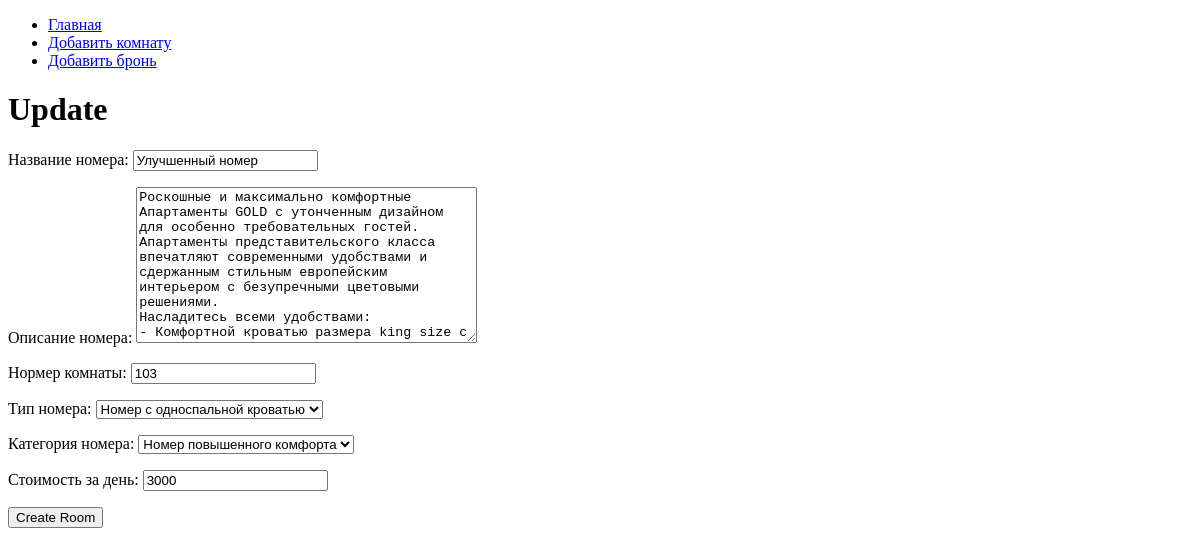
Page /hotel/4/update/ on the earlier database version.
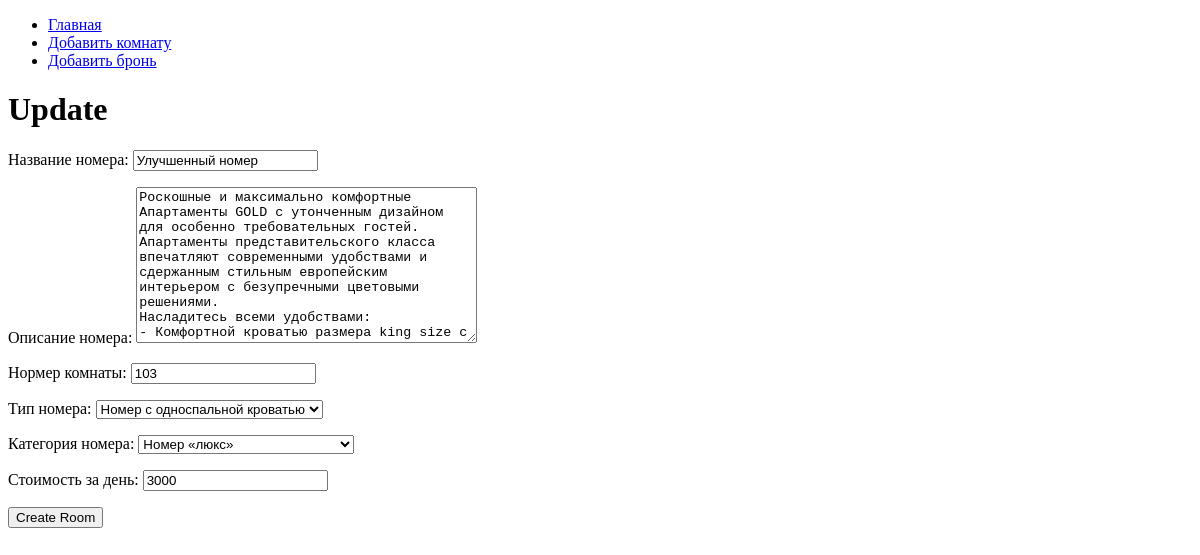
Same page on the later database version.
### hotel/models.py (models this page shows, shortened)
class Room(models.Model):
    name = models.CharField(max_length=200, default="", verbose_name='Название номера')
    description = models.TextField(default="", verbose_name='Описание номера')
    room_number = models.IntegerField(verbose_name='Нормер комнаты')
    type = (("single", "Номер с односпальной кроватью"),
            ("double","Номер с двуспальной кроватью"),
            ("twin", "Номер с двумя кроватями"),
            ("triple", "Номер с тремя кроватями"),
            ("family", "Семейный номер"))
    type = models.CharField(max_length=50, choices=type, verbose_name='Тип номера')
    category = (("standard", "Стандартный номер"),
                ("superior", "Номер повышенного комфорта"),
                ("deluxe", "Номер «люкс»"))
    category = models.CharField(max_length=50, choices=category, verbose_name='Категория номера')
    cost_per_day = models.IntegerField(verbose_name='Стоимость за день')
    class Meta:
        verbose_name = 'Комната'
        verbose_name_plural = 'Комнаты'

### hotel/views.py (the view)
# urls.py: path("<int:id>/update/", views.hotel_update, name='update'),
def hotel_update(request, id=None):
    instance = get_object_or_404(Room, id = id)
    form = RoomForm(request.POST or None, instance = instance)
    if form.is_valid():
        instance = form.save(commit = False)
        instance.save()
        return HttpResponseRedirect(instance.get_absolute_url())
    context = {
        'title' : "Update",
        'instance' : instance,
        'form' : form,
    }
    return render(request, 'hotel/room_create.html', context)

### hotel/forms.py
class RoomForm(forms.ModelForm):
    class Meta:
        model = Room
        fields = ['name', 'description', 'room_number', 'type', 'category', 'cost_per_day']

### hotel/templates/hotel/room_create.html (shortened to what this page needs)
<!DOCTYPE html>
<html lang="en">
<head>
</head>
<body>
    <ul>
        <li><a href="/hotel/">Главная</a></li>
        <li><a href="/hotel/create/">Добавить комнату</a></li>
        <li><a href="/hotel/reservation/">Добавить бронь</a></li>
      </ul>
    <h1>{{title}}</h1>
    <body>
        <form action="" method="post">
            {{form.as_p}}
            <button type="submit">Create Room</button>
        </form>
    </body>
</body>
</html>

Differences in the rows shown:
changed Room "Улучшенный номер": category "Номер повышенного комфорта" → "Номер «люкс»"
